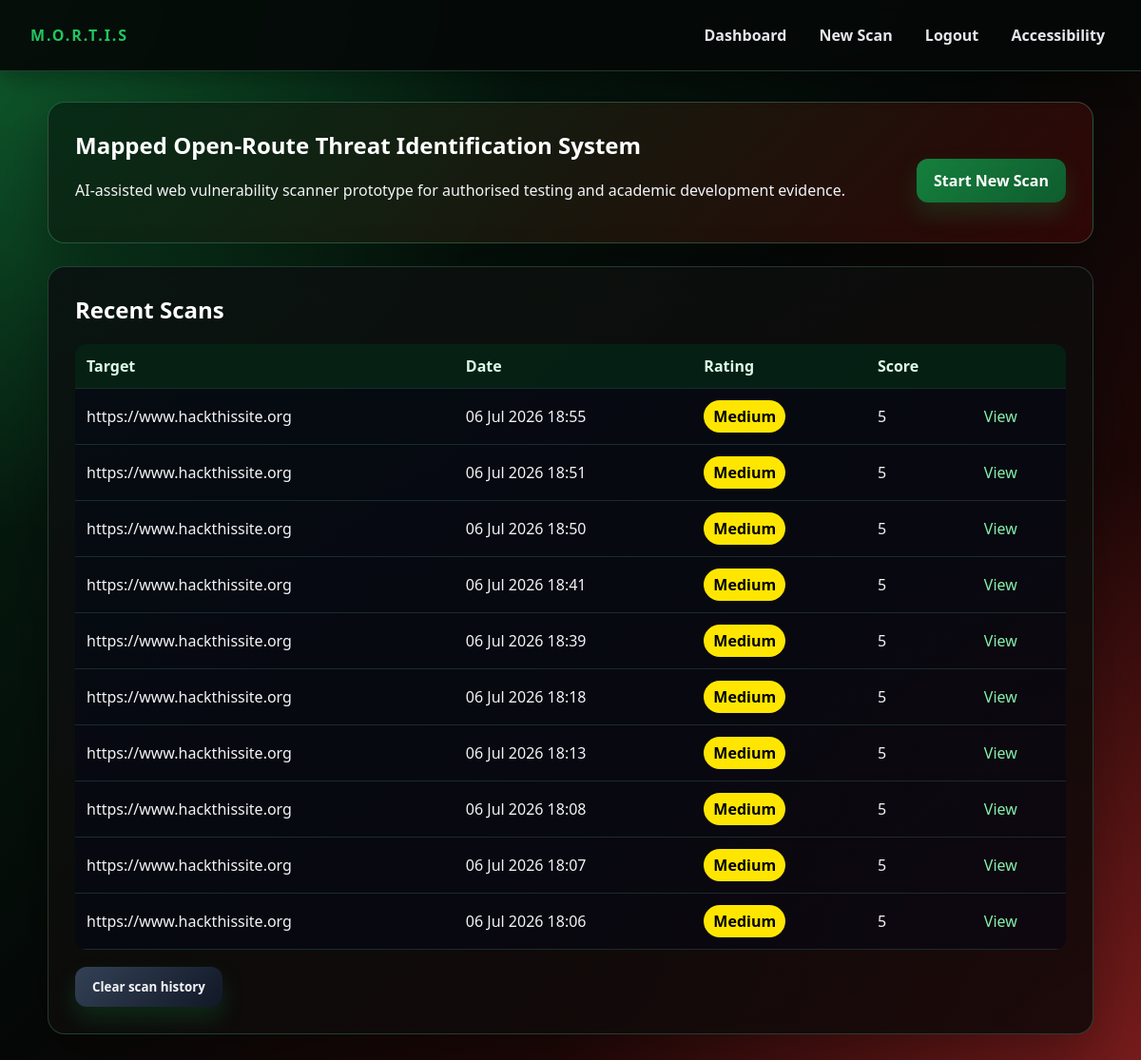
Page /dashboard (signed in) on the earlier database version.
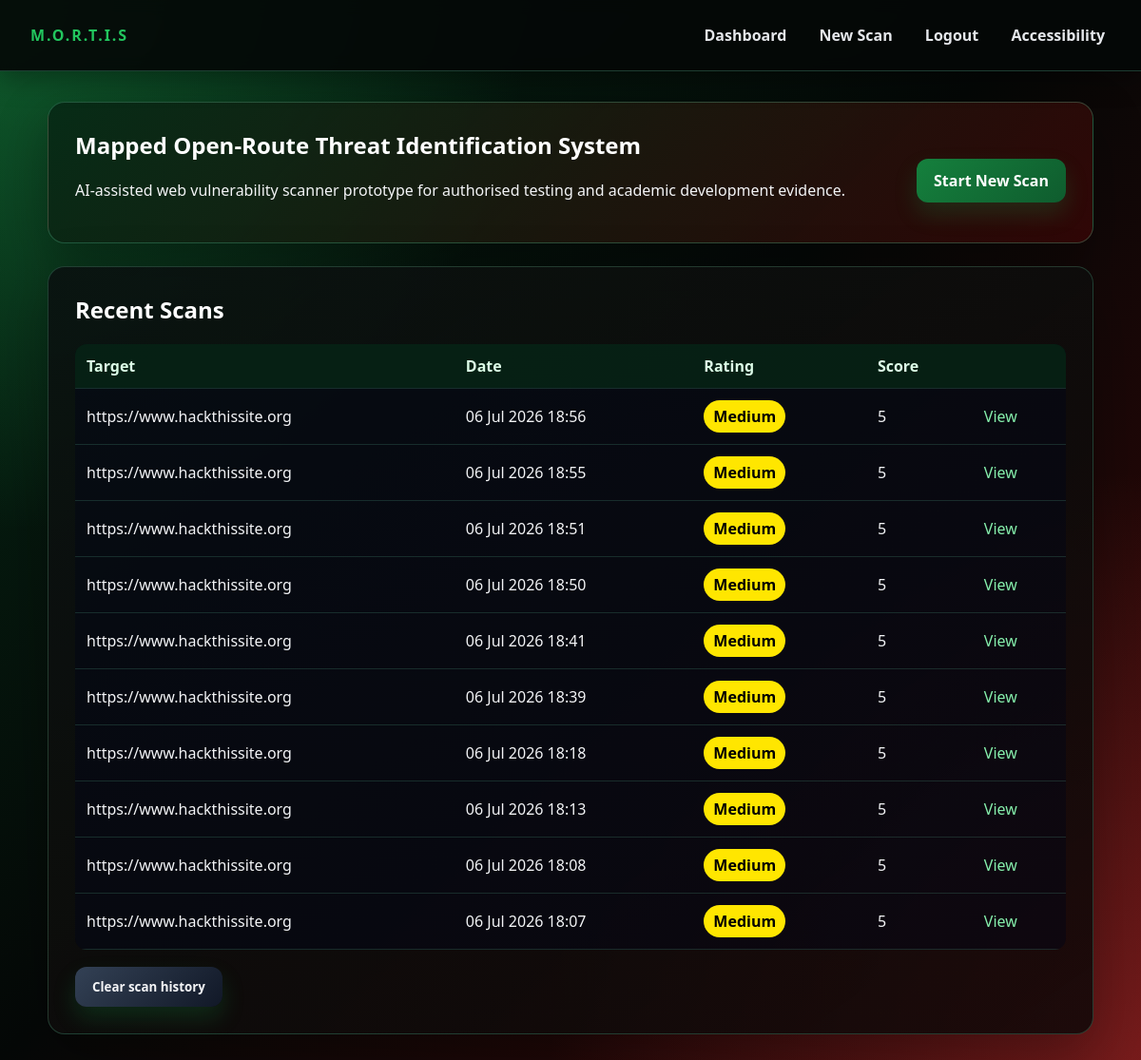
Same page on the later database version.
### app/models.py (models this page shows)
class Scan(db.Model):
    id = db.Column(db.Integer, primary_key=True)
    target_url = db.Column(db.String(500), nullable=False)
    created_at = db.Column(db.DateTime, default=datetime.utcnow)
    overall_score = db.Column(db.Integer, default=0)
    overall_rating = db.Column(db.String(20), default="Low")
    report_summary = db.Column(db.Text, default="")
    report_source = db.Column(db.String(20), default="")  # "api" | "offline" | ""
    status = db.Column(db.String(20), default="running")  # running | reporting | completed | failed
    modules_total = db.Column(db.Integer, default=0)
    modules_done = db.Column(db.Integer, default=0)
    current_module = db.Column(db.String(80), default="")
    findings = db.relationship(
        "Finding",
        backref="scan",
        cascade="all, delete-orphan",
        lazy=True,
        order_by="Finding.score.desc()"
    )

### app/routes.py (the view)
@bp.route("/dashboard")
@login_required
def dashboard():
    scans = Scan.query.order_by(Scan.created_at.desc()).limit(10).all()
    return render_template("dashboard.html", scans=scans)

### app/routes.py (called while the page is built)
def login_required(view):
    @wraps(view)
    def wrapped(*args, **kwargs):
        if "user_id" not in session:
            return redirect(url_for("main.login"))
        return view(*args, **kwargs)
    return wrapped

### app/templates/dashboard.html (shortened to what this page needs)
{% extends "base.html" %}
{% block content %}
<section class="hero">
    <div>
      <h1>Mapped Open-Route Threat Identification System</h1>
      <p>AI-assisted web vulnerability scanner prototype for authorised testing and academic development evidence.</p>
    </div>
  <a class="button" href="{{ url_for('main.scan') }}">Start New Scan</a>
</section>
<section class="card">
  <h2>Recent Scans</h2>
  {% if scans %}
  <table>
    <thead><tr><th>Target</th><th>Date</th><th>Rating</th><th>Score</th><th></th></tr></thead>
    <tbody>
    {% for scan in scans %}
      <tr>
        <td>{{ scan.target_url }}</td>
        <td>{{ scan.created_at.strftime('%d %b %Y %H:%M') }}</td>
        <td>
          {% if scan.status in ("running", "reporting") %}
            <span class="badge info">Running…</span>
          {% elif scan.status == "failed" %}
            <span class="badge critical">Failed</span>
          {% else %}
            <span class="badge {{ scan.overall_rating|lower }}">{{ scan.overall_rating }}</span>
          {% endif %}
        </td>
        <td>{{ scan.overall_score }}</td>
        <td>
          {% if scan.status in ("running", "reporting") %}
            <a href="{{ url_for('main.scan_progress', scan_id=scan.id) }}">View progress</a>
          {% else %}
            <a href="{{ url_for('main.results', scan_id=scan.id) }}">View</a>
          {% endif %}
        </td>
      </tr>
    {% endfor %}
    </tbody>
  </table>
  <form method="post" action="{{ url_for('main.clear_history') }}"
        onsubmit="return confirm('Are you sure you want to clear your scan history? This permanently deletes all scans and cannot be undone.');">
    <button type="submit" class="secondary">Clear scan history</button>
  </form>
  {% else %}
    <p class="muted">No scans yet. Run your first authorised scan.</p>
  {% endif %}
</section>
{% endblock %}

### app/templates/base.html (shortened to what this page needs)
<!doctype html>
<html lang="en">
<head>
  <link rel="stylesheet" href="{{ url_for('static', filename='css/style.css') }}">
</head>
<body>
  <header class="topbar">
    <div class="brand">M.O.R.T.I.S</div>
    <nav aria-label="Primary">
      {% if session.get('user_id') %}
        <a href="{{ url_for('main.dashboard') }}">Dashboard</a>
        <a href="{{ url_for('main.scan') }}">New Scan</a>
        <a href="{{ url_for('main.logout') }}">Logout</a>
      {% endif %}
      <a href="{{ url_for('main.accessibility') }}">Accessibility</a>
    </nav>
  </header>
  <main class="container" id="main" tabindex="-1">
    {% block content %}{% endblock %}
  </main>
</body>
</html>

### app/static/css/style.css (style rules this page uses)
:root { --bg: #050807; --bg-red: #3a0707; --bg-green:#062915; --panel: rgba(10, 18, 16, 0.92); --panel-2: rgba(18, 8, 8, 0.88); --text: #f3f4f6; --muted: #a7b7ad; --line: rgba(110, 231, 183, 0.22); --accent: #ef4444; --accent-2:#22c55e; --danger: #dc2626; --success: #16a34a; }
*, *::before, *::after { box-sizing: border-box; }
body { margin: 0; font-family: "Aptos", "Aptos Display", "Segoe UI", Arial, sans-serif; color: var(--text); background: radial-gradient(circle at top left, rgba(34, 197, 94, 0.34), transparent 34%), radial-gradient(circle at bottom right, rgba(239, 68, 68, 0.34), transparent 38%), linear-gradient(135deg, var(--bg-green) 0%, var(--bg) 48%, var(--bg-red) 100%); background-attachment: fixed; }
button, input, select, textarea, .summary { font-family: inherit; }
h1, h2, h3 { margin-top: 0; color: #ffffff; }
a { color: #86efac; text-decoration: none; }
.topbar { position: sticky; top: 0; display: flex; justify-content: space-between; align-items: center; padding: 18px 32px; background: rgba(5, 8, 7, 0.92); border-bottom: 1px solid rgba(110, 231, 183, 0.24); box-shadow: 0 8px 28px rgba(0, 0, 0, 0.35); backdrop-filter: blur(8px); }
.topbar .brand { font-weight: 800; letter-spacing: 0.12em; color: var(--accent-2); }
.topbar nav a { margin-left: 18px; color: #e5e7eb; font-weight: 700; }
.container { width: min(1100px, 94%); margin: 32px auto; }
.hero { display: flex; justify-content: space-between; align-items: center; gap: 24px; padding: 28px; margin-bottom: 24px; background: linear-gradient(135deg, rgba(6, 41, 21, 0.92), rgba(58, 7, 7, 0.76)); border: 1px solid rgba(110, 231, 183, 0.26); border-radius: 18px; box-shadow: 0 20px 55px rgba(0, 0, 0, 0.32); }
.card { padding: 28px; margin-bottom: 24px; background: linear-gradient(145deg, var(--panel), var(--panel-2)); border: 1px solid rgba(110, 231, 183, 0.22); border-radius: 18px; box-shadow: 0 20px 60px rgba(0, 0, 0, 0.32); }
button, .button { display: inline-block; margin-top: 18px; padding: 12px 18px; background: linear-gradient(135deg, #15803d, #0f5c2e); color: #ffffff; font-weight: 800; border: 0; border-radius: 12px; cursor: pointer; box-shadow: 0 12px 24px rgba(22, 163, 74, 0.20); }
.secondary { background: linear-gradient(135deg, #334155, #111827); color: var(--text); }
table { width: 100%; border-collapse: collapse; background: rgba(2, 6, 23, 0.45); border-radius: 12px; overflow: hidden; }
th, td { padding: 12px; text-align: left; border-bottom: 1px solid rgba(110, 231, 183, 0.16); }
th { color: #dcfce7; background: rgba(6, 41, 21, 0.72); }
.badge { display: inline-block; padding: 6px 10px; background: #334155; color: #ffffff; font-weight: 800; border-radius: 999px; }
.badge.medium { background: #ffe600; color: #000000; }
.topbar nav a { display: inline-block; padding: 8px 6px; }

Differences in the rows shown:
no longer on this page (row unchanged): Scan: target_url "https://www.hackthissite.org", created_at "06 Jul 2026 18:06", overall_rating "Medium", overall_score "5"
added Scan: target_url "https://www.hackthissite.org", created_at "06 Jul 2026 18:56", overall_rating "Medium", overall_score "5"
